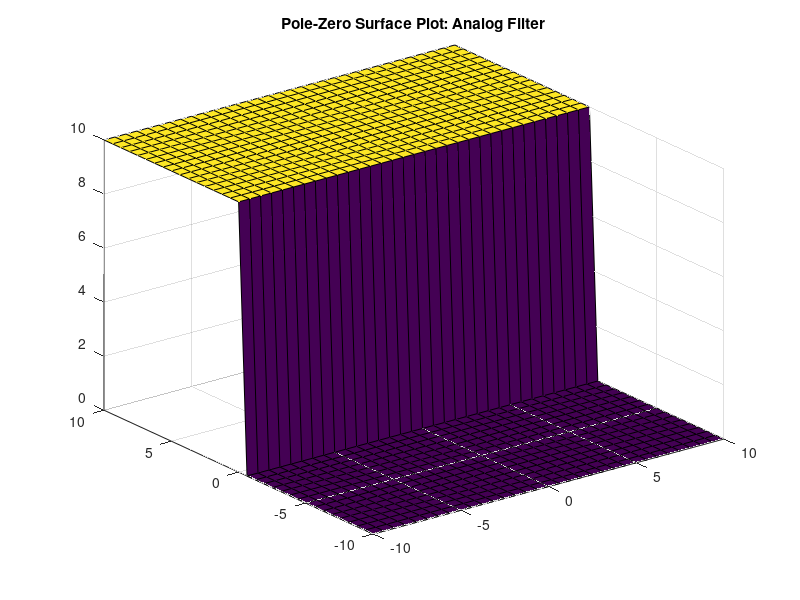

Source code (MATLAB):
% pzk_plta.m  to make a surface plot of the 
% magnitude of an analog filter's transfer function
%
clear, clc, clf; hold off
%
disp('you will be asked to enter the zeros, poles and gain')
disp('the |TF| surface will be plotted')
disp('over the region -10<x<1 and -10<y<10')
q=input('enter zeros in column vector [q(1);q(2);...] ')
p=input('enter poles in column vector [p(1);p(2);...]  ')
k=input('enter gain (k, scalar)  ')
% a trial set of parameters to exhibit program
% q=[0;inf];
% p=[-1-3*i;-1+3*i];
% k=3;
% 
N=32;
dx=20/N;
dy=20/N;
x=(10:-dx:-10);
y=(-10:dy:10); 
%
for m=1:N+1
for n=1:N+1
	s(m,n)=x(m)+i*y(n);
end
end
b=k*poly(q);
a=poly(p);
numer=polyval(b,s);
denom=polyval(a,s);
S=k*(numer./denom);
for m=1:N+1
for n=1:N+1
	Smag(m,n)=abs(S(m,n));
	if Smag(m,n) > 10
		Smag(m,n)=10;
	end
	if x(m)>0
		Smag(m,n)=0;
	end
end
end
[X,Y]=meshgrid(x,y);
figure(1)
surf(X,Y,Smag)
axis([-10 10 -10 10 0 10])
title('Pole-Zero Surface Plot: Analog Filter')
% figure(2)
% v=0:10;
% contour(Smag,v)
% title('Pole-Zero Contour Plot')
